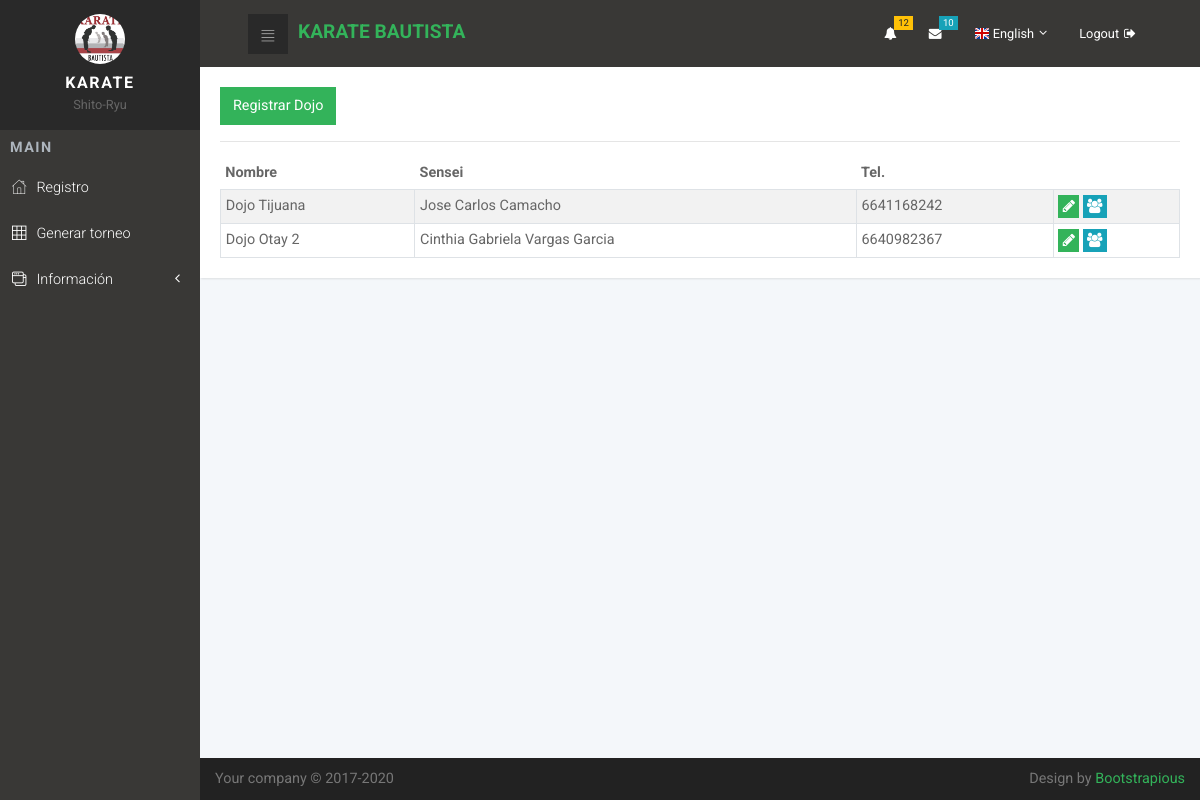
The page /dojo/ on the database as committed earlier.
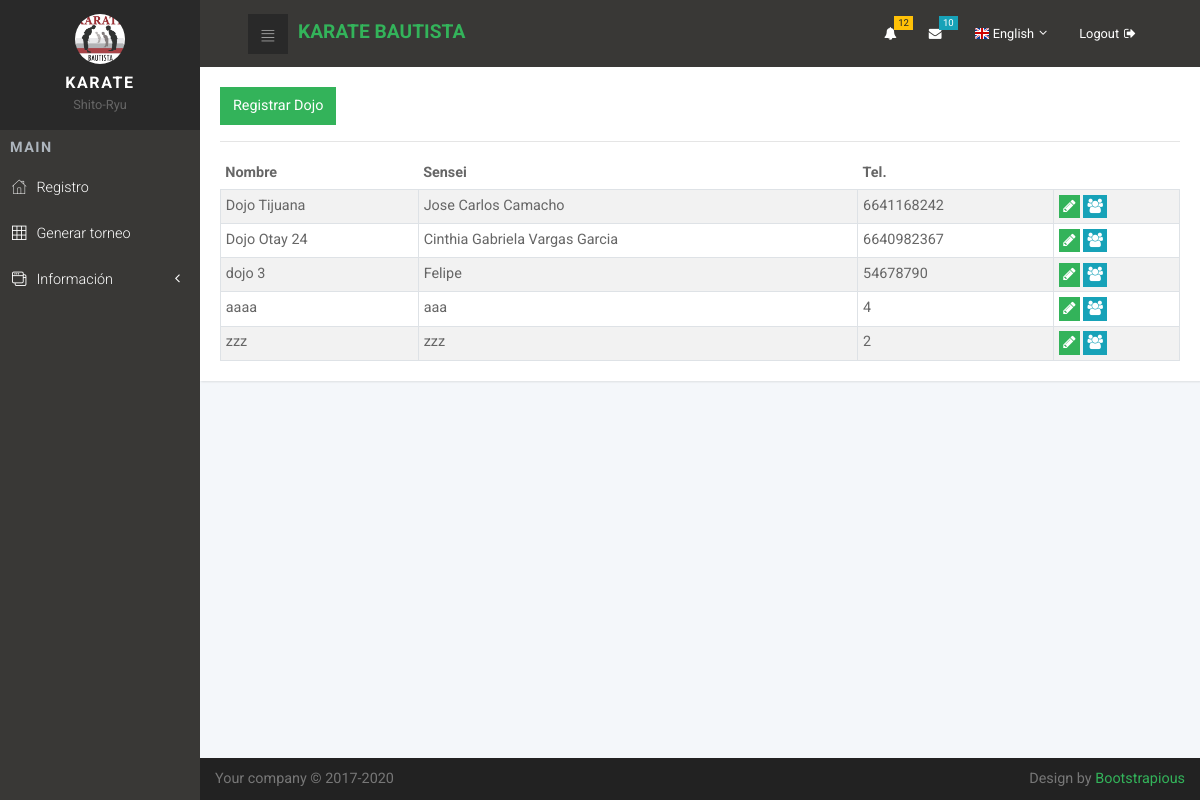
The same page on the database as committed later.
### dojo/models.py (models this page shows, shortened)
class DojoModel(models.Model):
    NombreDojo = models.CharField(max_length=50, verbose_name="Nombre")
    NombreSensei= models.CharField(max_length=50, verbose_name="Sensei")
    Tel= models.IntegerField(verbose_name="Tel.")
    create = models.DateTimeField(auto_now_add=True, verbose_name="Creación")
    update = models.DateTimeField(auto_now=True, verbose_name="Actualización")

### dojo/views.py (the view)
# urls.py: path('', Dojo_List.as_view(), name="list"),
class Dojo_List(ListView):
    model = DojoModel

### dojo/templates/dojo/dojomodel_list.html (shortened to what this page needs)
{% extends 'Core/base.html' %}
{% block content %}
<div class="card">
  <div class="card-body">
    <button id="create-dojo" class="btn btn-primary" type="button" name="button">Registrar Dojo</button>
    <hr>
    <div class="table-responsive">
      <table id="table_id" class="table table-striped table-sm table-bordered">
        <thead>
          <tr>
            <th>Nombre</th>
            <th>Sensei</th>
            <th>Tel.</th>
            <th></th>
          </tr>
        </thead>
        <tbody>
          {% for form_m in object_list %}
          <tr>
            <td>{{form_m.NombreDojo}}</td>
            <td>{{form_m.NombreSensei}}</td>
            <td>{{form_m.Tel}}</td>
            <td>
              <button type="button" style="padding: 0rem 0.2rem" class="update-dojo bs-modal btn btn-primary"
                data-form-url="{% url 'dojo:update' form_m.pk %}">
                <span class="fa fa-pencil"></span>
              </button>
              <a type="button" style="padding: 0rem 0.2rem" class=" btn btn-info"
                href="{% url 'participante:dojolist' form_m.pk %}">
                <span class="fa fa-users" aria-hidden="true"></span></a>
            </td>
          </tr>
          {% endfor %}
        </tbody>
    </table>
  </div>
  </div>
</div>
{% endblock %}

Rows that differ between the two databases and show on the page:
changed DojoModel "Cinthia Gabriela Vargas Garcia": NombreDojo "Dojo Otay 2" → "Dojo Otay 24"
added DojoModel: NombreDojo "dojo 3", NombreSensei "Felipe", Tel "54678790"
added DojoModel: NombreDojo "aaaa", NombreSensei "aaa", Tel "4"
added DojoModel: NombreDojo "zzz", NombreSensei "zzz", Tel "2"
